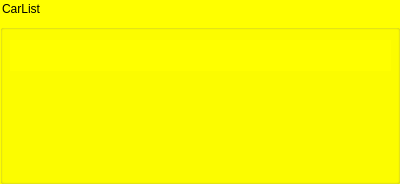
<?xml version="1.0" encoding="UTF-8"?>
<ui version="4.0">
 <class>CarList</class>
 <widget class="QGroupBox" name="CarList">
  <property name="geometry">
   <rect>
    <x>0</x>
    <y>0</y>
    <width>400</width>
    <height>184</height>
   </rect>
  </property>
  <property name="sizePolicy">
   <sizepolicy hsizetype="Expanding" vsizetype="MinimumExpanding">
    <horstretch>0</horstretch>
    <verstretch>0</verstretch>
   </sizepolicy>
  </property>
  <property name="windowTitle">
   <string>GroupBox</string>
  </property>
  <property name="styleSheet">
   <string notr="true">background: yellow;
margin-top: 10px;
</string>
  </property>
  <property name="title">
   <string>CarList</string>
  </property>
  <widget class="QWidget" name="horizontalLayoutWidget">
   <property name="geometry">
    <rect>
     <x>10</x>
     <y>30</y>
     <width>381</width>
     <height>41</height>
    </rect>
   </property>
   <layout class="QHBoxLayout" name="horizontalLayout"/>
  </widget>
 </widget>
 <resources/>
 <connections/>
</ui>
